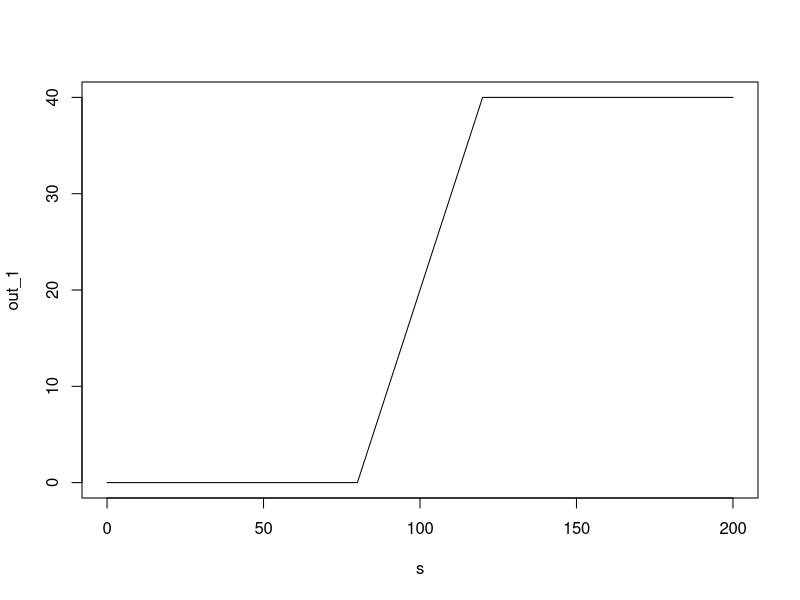
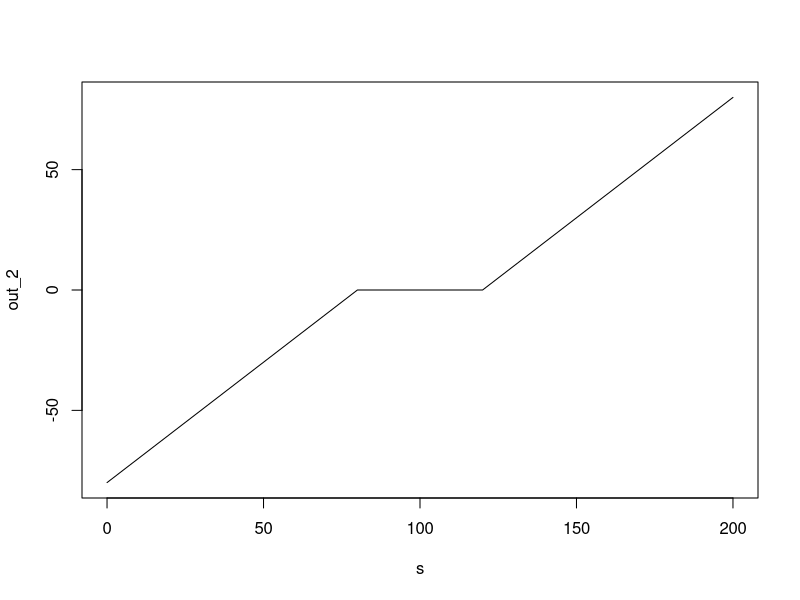
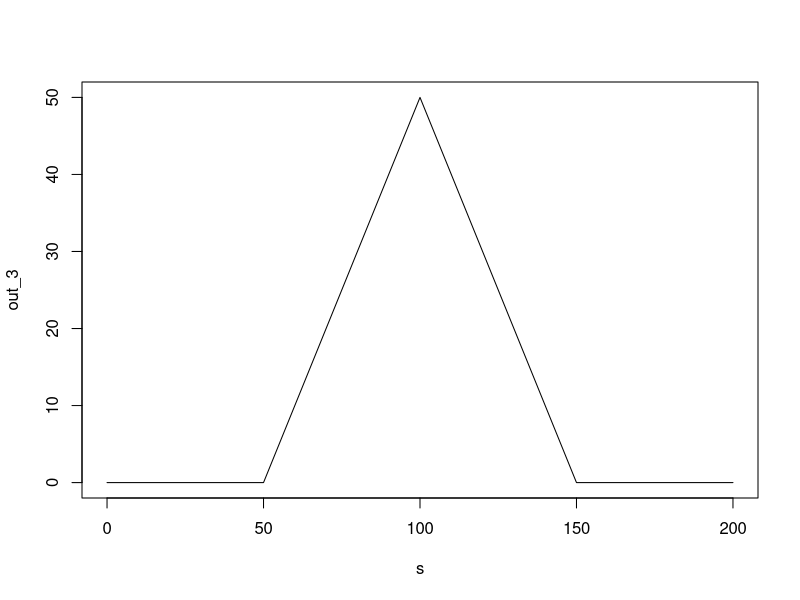

Write R code to recreate these figures, in order.
set.seed(42, kind="Mersenne-Twister")

cp <- function(s, k){
    max(c(s-k, 0))
}
pp <- function(s, k){
    max(c(k-s, 0))
}

s <- 0:200

out_1 <- sapply(s, cp, 80) - sapply(s, cp, 120)
out_2 <- sapply(s, cp, 120) - sapply(s, pp, 80)
out_3 <- sapply(s, cp, 50) + sapply(s, cp, 150) - 2*sapply(s, cp, 100)

check_out <- function(v){
    data.frame('max'=max(v),
               'which.max'=which.max(v),
               'min'=min(v),
               'which.min'=which.min(v))
}

check_out(out_1)
check_out(out_2)
check_out(out_3)

plot(s, out_1, type='l')
plot(s, out_2, type='l')
plot(s, out_3, type='l')

